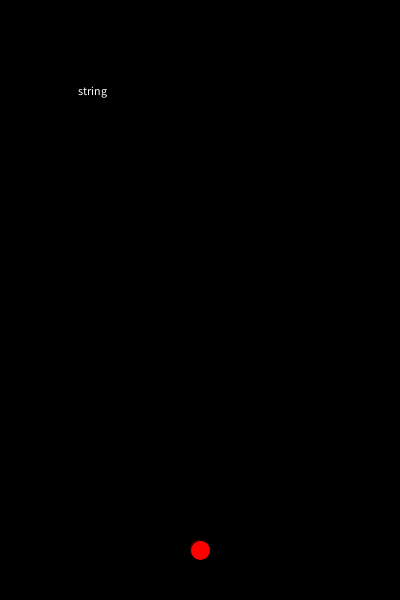
Frame 1 (no input)
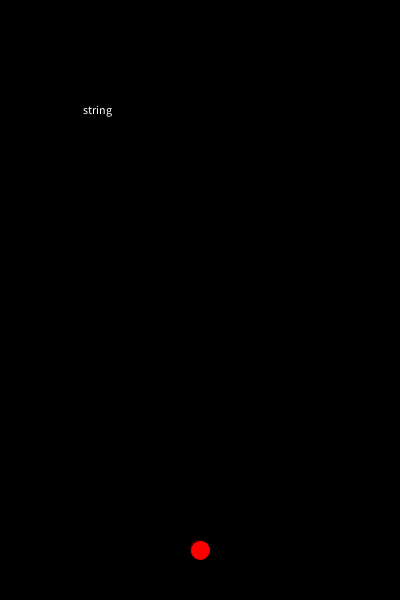
Frame 60 (the mouse pressed at the canvas centre just before this capture)
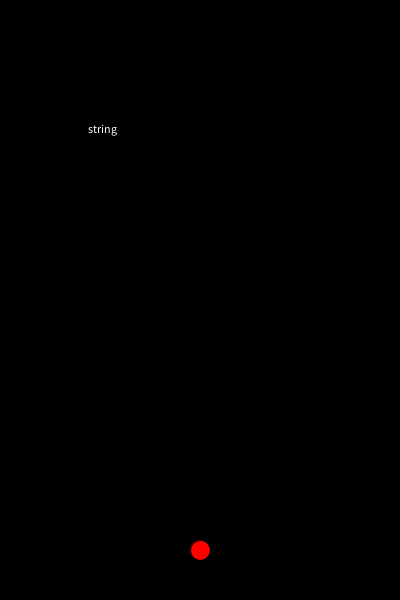
Frame 120 (the mouse held since frame 60 and released just before this capture)

The Processing sketch that drew these frames (run headless with seeded random() and noise(); from frame 60 on, the mouse is pressed at the canvas centre):

// Processing sketch: week06_A_game_shoot_string_compare_Q_A_next_word
// ── week06_A_game_shoot_string_compare_Q_A_next_word.pde
void setup(){
  size(400,600);
  textSize(12);
  randomQ();
}
void randomQ(){
  int i=  int(random(QQ.length));
  Q  =  QQ[i];
  x=random(0,300);
  y=random(0,100);
}
String[]QQ={"void","set up","float","string","background","fill"};
String  Q="hello",A="";
float x=100,y=100;
void draw(){
  background(0);
  fill(#FFFFFF);  text(Q,x,y);
  fill(#FF0000);  text(A,x,y);
  ellipse(200,550,20,20);
  float dx=(200-x),dy=(550-y),d=sqrt(dx*dx+dy*dy)*3;
  x+=dx/d;
  y+=dy/d;
  if(keyPressed){
    stroke(255,0,0);
    line(200,500,x,y);
  }
}
void keyPressed(){
  int i=A.length();
  if(key==Q.charAt(i) ){
    A+=key;
    if(Q.equals(A)){
      randomQ();
      A="";
    }
  }
}
 
